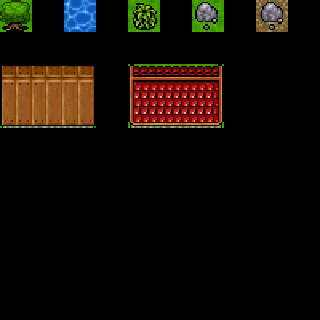

This game map was drawn from its Tiled (.tmx) file and the tilesets committed beside it. A one-line description and the full map source follow:
An orthogonal 10x10 tile map with 32x32 px tiles, 2 tile layers (regions, input_decoration), 3 hidden layers not drawn and 7 objects.

<map version="1.4" tiledversion="1.4.2" orientation="orthogonal" renderorder="right-down" width="10" height="10" tilewidth="32" tileheight="32" infinite="0" nextlayerid="8" nextobjectid="10">
 <tileset firstgid="1" name="tileset1" tilewidth="32" tileheight="32" tilecount="248" columns="8">
  <image source="tibiame_tiles.png" width="256" height="992" />
   </tileset>
   <layer id="1" name="regions" width="10" height="10">
  <data encoding="csv">
131,0,130,0,134,0,135,0,149,0,
0,0,0,0,0,0,0,0,0,0,
153,154,155,0,159,160,161,0,0,0,
156,157,158,0,162,163,164,0,0,0,
0,0,0,0,0,0,0,0,0,0,
0,0,0,0,0,0,0,0,0,0,
0,0,0,0,0,0,0,0,0,0,
0,0,0,0,0,0,0,0,0,0,
0,0,0,0,0,0,0,0,0,0,
0,0,0,0,0,0,0,0,0,0
</data>
 </layer>
 <layer id="2" name="input_decoration" width="10" height="10">
  <data encoding="csv">
131,0,130,0,134,0,135,0,149,0,
0,0,0,0,0,0,0,0,0,0,
153,154,155,0,159,160,161,0,0,0,
156,157,158,0,162,163,164,0,0,0,
0,0,0,0,0,0,0,0,0,0,
0,0,0,0,0,0,0,0,0,0,
0,0,0,0,0,0,0,0,0,0,
0,0,0,0,0,0,0,0,0,0,
0,0,0,0,0,0,0,0,0,0,
0,0,0,0,0,0,0,0,0,0
</data>
 </layer>
 <layer id="4" name="input_ground" width="10" height="10" visible="0">
  <data encoding="csv">
131,0,130,0,134,0,135,0,149,0,
0,0,0,0,0,0,0,0,0,0,
153,154,155,0,159,160,161,0,0,0,
156,157,158,0,162,163,164,0,0,0,
0,0,0,0,0,0,0,0,0,0,
0,0,0,0,0,0,0,0,0,0,
0,0,0,0,0,0,0,0,0,0,
0,0,0,0,0,0,0,0,0,0,
0,0,0,0,0,0,0,0,0,0,
0,0,0,0,0,0,0,0,0,0
</data>
 </layer>
 <layer id="6" name="output_background" width="10" height="10" visible="0">
  <data encoding="csv">
131,0,0,0,0,0,0,0,0,0,
0,0,0,0,0,0,0,0,0,0,
0,0,0,0,0,0,0,0,0,0,
0,0,0,0,0,0,0,0,0,0,
0,0,0,0,0,0,0,0,0,0,
0,0,0,0,0,0,0,0,0,0,
0,0,0,0,0,0,0,0,0,0,
0,0,0,0,0,0,0,0,0,0,
0,0,0,0,0,0,0,0,0,0,
0,0,0,0,0,0,0,0,0,0
</data>
 </layer>
 <layer id="7" name="output_collision" width="10" height="10" visible="0">
  <data encoding="csv">
248,0,248,0,248,0,248,0,248,0,
0,0,0,0,0,0,0,0,0,0,
248,248,248,0,248,248,248,0,0,0,
248,248,248,0,248,248,248,0,0,0,
0,0,0,0,0,0,0,0,0,0,
0,0,0,0,0,0,0,0,0,0,
0,0,0,0,0,0,0,0,0,0,
0,0,0,0,0,0,0,0,0,0,
0,0,0,0,0,0,0,0,0,0,
0,0,0,0,0,0,0,0,0,0
</data>
 </layer>
 <objectgroup id="5" name="output_map_collision">
  <object id="3" x="256" y="0" width="32" height="32" />
  <object id="4" x="192" y="0" width="32" height="32" />
  <object id="5" x="128" y="0" width="32" height="32" />
  <object id="6" x="64" y="0" width="32" height="32" />
  <object id="7" x="0" y="0.125" width="32" height="32" />
  <object id="8" x="0" y="64" width="96" height="64" />
  <object id="9" x="128" y="64" width="96" height="64" />
 </objectgroup>
</map>
